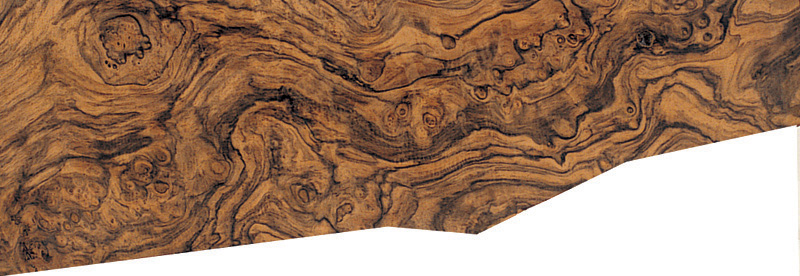
#> input picture OpenCVCourse/Resources/Schaftholzklasse-11.jpg, 800 x 276 px
$ python Beginning.py
#> lines starting #> are read from the running program, lines starting #| are printed output that depends on the picture; after the words box and inside, x2 and y2 are one past the last pixel; in counts of white or black regions, pixels touching at a corner belong together
import cv2
import numpy as np

def empty(a):
    pass

img11 = cv2.imread("Resources/Schaftholzklasse-11.jpg")
#> img11 is the input picture: shape (276, 800, 3); mean B, G, R 102.7, 125.9, 159.4
kernel = np.ones((5,5), np.uint8)

img1 = cv2.imread("Resources/Schaftholzklasse-1.jpg")
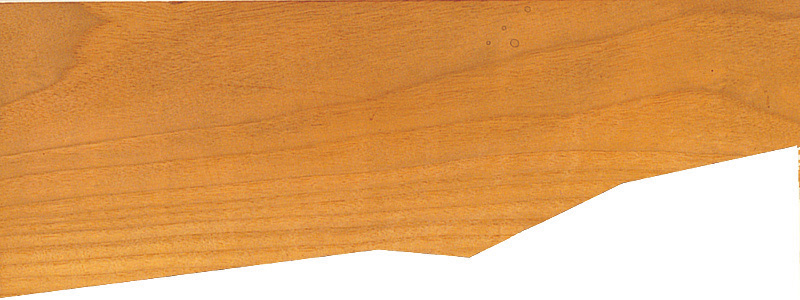
#> input picture OpenCVCourse/Resources/Schaftholzklasse-1.jpg, 800 x 300 px
#> img1 is the input picture: shape (300, 800, 3); mean B, G, R 101.4, 162.8, 221.8
img2 = cv2.imread("Resources/Schaftholzklasse-2.jpg")
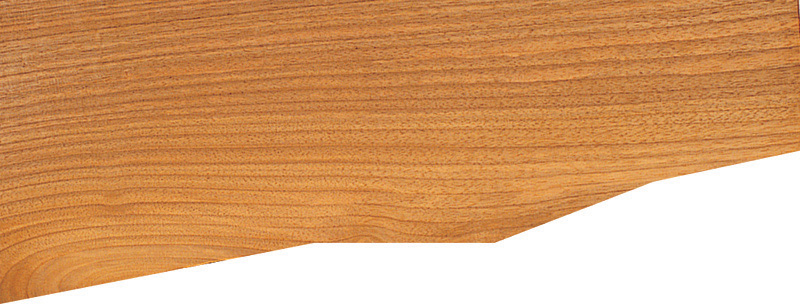
#> input picture OpenCVCourse/Resources/Schaftholzklasse-2.jpg, 800 x 307 px
#> img2 is the input picture: shape (307, 800, 3); mean B, G, R 114.4, 161.4, 214.2
img3 = cv2.imread("Resources/Schaftholzklasse-3.jpg")
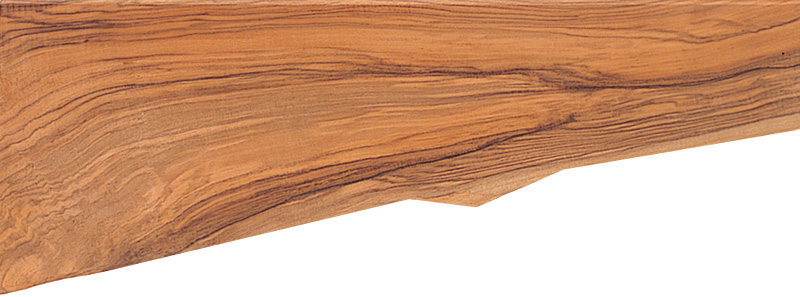
#> input picture OpenCVCourse/Resources/Schaftholzklasse-3.jpg, 800 x 297 px
#> img3 is the input picture: shape (297, 800, 3); mean B, G, R 133.4, 163.5, 209.4
img4 = cv2.imread("Resources/Schaftholzklasse-4.jpg")
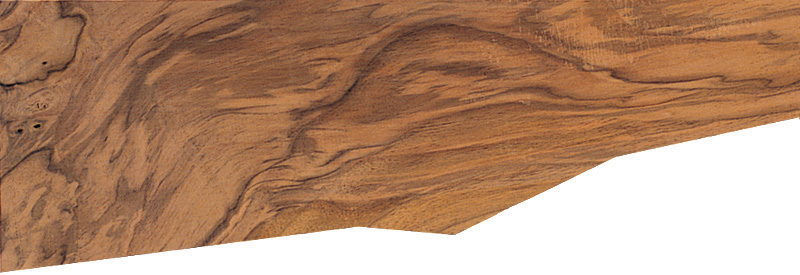
#> input picture OpenCVCourse/Resources/Schaftholzklasse-4.jpg, 800 x 275 px
#> img4 is the input picture: shape (275, 800, 3); mean B, G, R 114.7, 140.9, 179.3
img5 = cv2.imread("Resources/Schaftholzklasse-5.jpg")
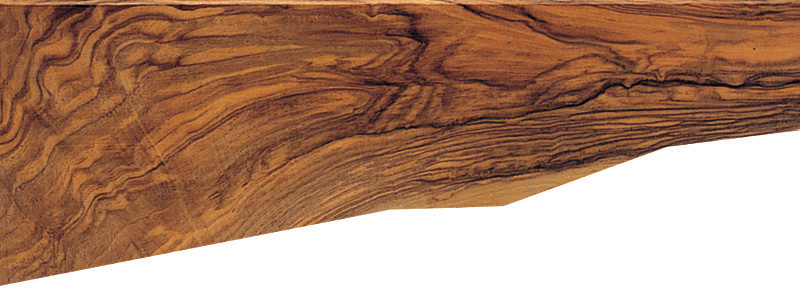
#> input picture OpenCVCourse/Resources/Schaftholzklasse-5.jpg, 800 x 288 px
#> img5 is the input picture: shape (288, 800, 3); mean B, G, R 109.2, 132, 171.4
img6 = cv2.imread("Resources/Schaftholzklasse-6.jpg")
img7 = cv2.imread("Resources/Schaftholzklasse-7.jpg")
img8 = cv2.imread("Resources/Schaftholzklasse-8.jpg")
img9 = cv2.imread("Resources/Schaftholzklasse-9.jpg")
img10 = cv2.imread("Resources/Schaftholzklasse-10-1024x367.jpg")

cv2.namedWindow("TrackBars")
cv2.resizeWindow("TrackBars", (640, 240))
cv2.createTrackbar("Canny Min", "TrackBars", 0, 500, empty)
cv2.createTrackbar("Canny Max", "TrackBars", 500, 500, empty)


imgGray = cv2.cvtColor(img11, cv2.COLOR_BGR2GRAY)
imgBlur = cv2.GaussianBlur(imgGray, (7,7), 0)
edgeDetection11 = cv2.Canny(img11, 150, 200)
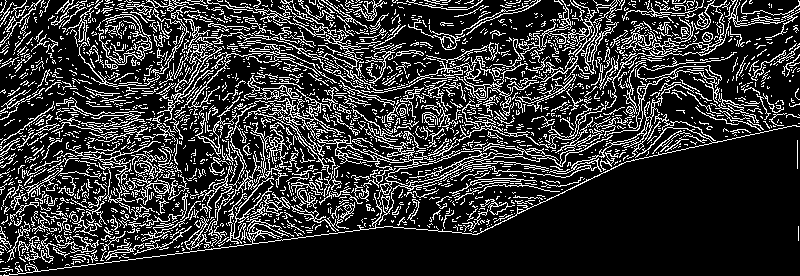
#> edgeDetection11: shape (276, 800); 20% white in thin lines or dots
imgDialation = cv2.dilate(edgeDetection11, kernel, iterations=1 )
#> imgDialation: shape (276, 800); 72.2% white; 542 black regions (408 under 20 px), largest, box (x1, y1, x2, y2) and area: (28, 129, 800, 276) 45765, (489, 0, 561, 37) 741, (660, 95, 724, 139) 704
imgEroded = cv2.erode(imgDialation, kernel, iterations=1)
#> imgEroded: shape (276, 800); 55.9% white; 362 black regions (8 under 20 px), largest, box (x1, y1, x2, y2) and area: (26, 93, 800, 276) 51609, (19, 0, 94, 83) 2209, (709, 17, 800, 62) 2036

# edgeDetection1 = cv2.Canny(img1, 250, 250)
edgeDetection2 = cv2.Canny(img2, 300, 50)
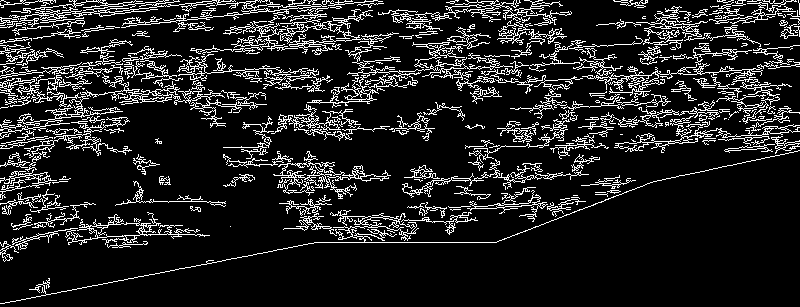
#> edgeDetection2: shape (307, 800); 13.2% white in thin lines or dots
# [8 lines of commented-out code are left out]

CannyMin = cv2.getTrackbarPos("Canny Min", "TrackBars")
CannyMax = cv2.getTrackbarPos("Canny Max", "TrackBars")

lower = np.array([CannyMin])
upper = np.array([CannyMax])
mask = cv2.inRange(edgeDetection11, lower, upper)
#> mask: shape (276, 800); every value is 255
imgResult = cv2.bitwise_and(img11, img11, mask=mask)

cv2.imshow("Gray Image", imgGray)
cv2.imshow("Blur Image", imgBlur)
cv2.imshow("Canny 11 Image", edgeDetection11)
cv2.imshow("Dialation Image", imgDialation)
cv2.imshow("Erosion Image", imgEroded)
cv2.imshow("Result", imgResult)

# cv2.imshow("Canny 1 Image", edgeDetection1)
cv2.imshow("Canny 2 Image", edgeDetection2)
# [8 lines of commented-out code are left out]

cv2.waitKey(0)
